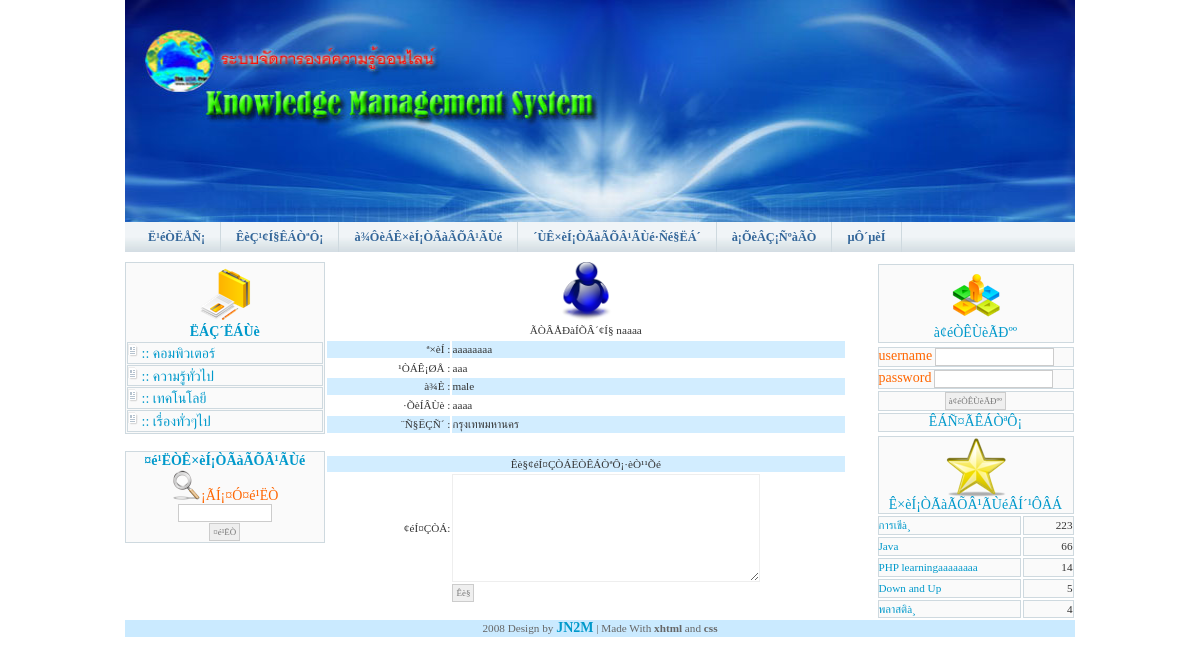
The page /viewuser.php?user=naaaa on the database its author committed.
### tables this page shows
CREATE TABLE `elearningtype` (
  `etypeid` int(2) NOT NULL auto_increment,
  `etypename` varchar(50) NOT NULL,
  PRIMARY KEY  (`etypeid`)
);

CREATE TABLE `member` (
  `memberid` int(5) NOT NULL auto_increment,
  `membername` varchar(50) NOT NULL,
  `lastname` varchar(50) NOT NULL,
  `gender` varchar(10) NOT NULL,
  `address` varchar(80) NOT NULL,
  `province` int(20) NOT NULL,
  `email` varchar(20) NOT NULL,
  `username` varchar(20) NOT NULL,
  `password` varchar(10) NOT NULL,
  `status` varchar(10) NOT NULL,
  PRIMARY KEY  (`memberid`)
);

CREATE TABLE `province` (
  `id` int(2) NOT NULL,
  `provincename` varchar(50) NOT NULL,
  PRIMARY KEY  (`id`)
);

CREATE TABLE `elearning` (
  `eid` int(5) NOT NULL auto_increment,
  `etypeid` int(2) NOT NULL,
  `etopic` varchar(50) NOT NULL,
  `edetail` varchar(500) NOT NULL,
  `eowner` varchar(50) NOT NULL,
  `eadddate` datetime NOT NULL,
  `evote` int(10) NOT NULL,
  `estatus` varchar(10) NOT NULL,
  `erate` int(2) NOT NULL,
  `eaddip` varchar(18) NOT NULL,
  PRIMARY KEY  (`eid`)
);

### viewuser.php (the view, shortened to what this page needs)
<?php
   $showusername = $_GET['user'];
	$sql = "SELECT * FROM  member WHERE  username = '" . $showusername . "'  ";
	$rs = mysql_query($sql);
	$num = mysql_num_rows($rs);
			while($row = mysql_fetch_array($rs)){
					$name = $row["membername"];
					$last = $row["lastname"];
					$gender = $row["gender"];
					$address = $row["address"];
					$province = $row["province"];
				}
?>
<!DOCTYPE html PUBLIC "-//W3C//DTD XHTML 1.0 Transitional//EN" "http://www.w3.org/TR/xhtml1/DTD/xhtml1-transitional.dtd">
<html xmlns="http://www.w3.org/1999/xhtml">
<head>
<link rel="stylesheet" href="temcss.css" type="text/css" />
</head>
<body>
<div id="wrap">
<?php
	include('header.php');
?>
<div id="sidebar">
<?php
  	include('egroup.php');
?>
</div>
<div id="main">
<?php
	if($num==0){
			echo "<div align=\"center\">äÁè¾ºÊÁÒªÔ¡·ÕèµéÍ§¡ÒÃ</div>";
	}else{
	?>
<div align="center">
<img src="icon/messenger.png" width="60" height="60" /><br />
ÃÒÂÅÐàÍÕÂ´¢Í§ <?php echo $showusername?><br>
</div>
<table width="100%" border="0">
  <tr>
    <td width="24%" bgcolor="#D2EDFF"><div align="right">ª×èÍ : </div></td>
    <td width="76%" bgcolor="#D2EDFF"><?php echo $name?></td>
  </tr>
  <tr>
    <td><div align="right">¹ÒÁÊ¡ØÅ : </div></td>
    <td><?php echo $last?></td>
  </tr>
  <tr>
    <td bgcolor="#D2EDFF"><div align="right">à¾È :</div></td>
    <td bgcolor="#D2EDFF"><?php echo $gender?></td>
  </tr>
  <tr>
    <td><div align="right">·ÕèÍÂÙè :</div></td>
    <td> <?php echo $address?></td>
  </tr>
  <?php
  		$sql = "SELECT * FROM province WHERE id=" . $province;
		$rs2 = mysql_query($sql);
		while($row = mysql_fetch_array($rs2)){
				$province2 = $row["provincename"];
		}
  ?>
  <tr>
    <td bgcolor="#D2EDFF"><div align="right">¨Ñ§ËÇÑ´ :</div></td>
    <td bgcolor="#D2EDFF"><?php echo $province2?></td>
  </tr>
  <tr>
    <td>&nbsp;</td>
    <td>&nbsp;</td>
  </tr>
</table>
<form id="form1" name="fmsg" method="post" action="webcontrol/sendmsg.php">
  <table width="100%" border="0">
    <tr>
      <td colspan="2" bgcolor="#D2EDFF"><div align="center">Êè§¢éÍ¤ÇÒÁËÒÊÁÒªÔ¡·èÒ¹¹Õé</div></td>
    </tr>
    <tr>
      <td width="24%"><div align="right"> ¢éÍ¤ÇÒÁ: </div></td>
      <td width="76%"><textarea name="msg" id="msg" cols="45" rows="5"></textarea></td>
    </tr>
    <tr>
      <td>&nbsp;</td>
      <td><input type="submit" name="button2" id="button2" value="Êè§" onclick="return checkmsg(fmsg)"></td>
    </tr>
  </table>
</form>
<?php } ?>
</div>
<div id="rightbar">
   <?php
	include('loginmenu.php');
	include('topeleaning.php');
?>
</div>
<?php
	include('footer.php');
?>
</div>
</body>
</html>

### egroup.php (shortened to what this page needs)
<div align="center"><span class="style1">
<table width="100%" border="0" cellspacing="1" class="form">
  <tr>
    <td><div align="center"><span class="style1"><img src="icon/portafolio.png" alt="ËÁÇ´ËÁÙè" width="60" height="60" /><br />
              <strong>ËÁÇ´ËÁÙè</strong></span></div></td>
  </tr>
  <?php
	$sql = "SELECT * FROM elearningtype";
	$result = mysql_query($sql);
	while($row = mysql_fetch_array($result)){
   				$ename = $row["etypename"];
				$etypeid = $row["etypeid"];
   				$show = '<tr>';
    			$show.= '<td  class="form"><div align="lett"><img src="images/news.gif"> :: <a href="index.php?page=viewgroup&group='.$etypeid.'">'.$ename.'</a></div></td>';
  				$show.= '</tr>';
				echo $show;
				}
   		 ?>
</table>
<br />
</span>
</div>
<form name="fsearch" id="fsearch" method="get" action="search.php">
<table width="100%" border="0" cellspacing="1" class="form">
  <tr>
    <td ><div align="center">
        <span class="style2"><span class="style1"><strong>¤é¹ËÒÊ×èÍ¡ÒÃàÃÕÂ¹ÃÙé</strong><br />
        <img src="icon/Search.png" alt="ËÁÇ´ËÁÙè" width="30" height="30" /></span>¡ÃÍ¡¤Ó¤é¹ËÒ</span>
        <input name="txtsearch" type="text" id="txtsearch" size="15">
      </div></td>
  </tr>
  <tr>
    <td ><div align="center">
      <input name="Submit" type="submit" value="¤é¹ËÒ">
    </div></td>
  </tr>
</table>
</form>

### topeleaning.php (shortened to what this page needs)
<?php
		$sql = "SELECT  etopic , evote, eid FROM   elearning  ORDER BY evote DESC LIMIT 5 ";
		$rs = mysql_query($sql);
?>
<table width="200" border="0">
  <tr>
    <td colspan="2" class="form"><div align="center"><img src="icon/Favourites.png" width="60" height="60" /><br />
            <span class="style1">Ê×èÍ¡ÒÃàÃÕÂ¹ÃÙéÂÍ´¹ÔÂÁ</span><br />
    </div></td>
  </tr>
    <?php
			while($row = mysql_fetch_array($rs)){
     			$topic =  $row["etopic"] ;
				$vote =  $row["evote"] ;
				$eid = $row["eid"];
				if(strlen($topic)>20){
					$topic = substr($topic,0,20);
				}
				$show = '<tr>';
    			$show.= '<td width="141" class="form"><a href="viewelearning.php?eid='.$eid.'">'.$topic.'</a></td>';
    			$show.= '<td width="49" class="form"><div align="right">'.$vote.'</div></td>';
  				$show.= '</tr>';
				echo $show;
}
?>
</table>

### temcss.css (style rules this page uses)
* { margin:0; padding: 0; }
img { border: none; }
body { margin: 0; padding: 0; font: 70%/1.5em MS Sans Serif,tahoma; color: #333; background: #FFF url(../images/blank.jpg) repeat-x; text-align: center; height:100%; }
html { background: url(images/footer.gif) repeat-x fixed bottom; }
a { color: #0099cb; background-color: inherit; text-decoration: none; }
.form { border: 1px solid #CED9DF; background-color: #FAFAFA; }
input { padding: 3px; border:1px solid #ccc; font: normal 0.8em MS Sans Serif,tahoma; color:#777; }
textarea { width:300px; padding:3px; font: normal 0.8em MS Sans Serif,tahoma; border:1px solid #eee; height:100px; display:block; color:#777; }
#wrap { margin: 0 auto; padding: 0; width:950px; text-align: left; }
#sidebar { float: left; width:21%; margin: 0; padding: 0; display: inline; }
#rightbar { float: right; width: 21%; padding: 0; margin: 0; }
#main { float: left; margin: 0; padding: 0; width: 55%; }

### egroup.php (style rules this page uses)
.style2 { font-size: 14px }

### loginmenu.php (style rules this page uses)
.style2 { color: #FF6600 }

### rows shown on the page
elearningtype: etypename "คอมพิวเตอร์"
elearningtype: etypename "ความรู้ทั่วไป"
elearningtype: etypename "เทคโนโลยี"
elearningtype: etypename "เรื่องทั่วๆไป"
member: membername "aaaaaaaa", lastname "aaa", gender "male", address "aaaa"
province: provincename "กรุงเทพมหานคร"
elearning: etopic "การเขีà¸", evote "223"
elearning: etopic "Java", evote "66"
elearning: etopic "PHP learningaaaaaaaa", evote "14"
elearning: etopic "Down and Up", evote "5"
elearning: etopic "พลาสติà¸", evote "4"

### other values the page prints
$showusername "naaaa"
